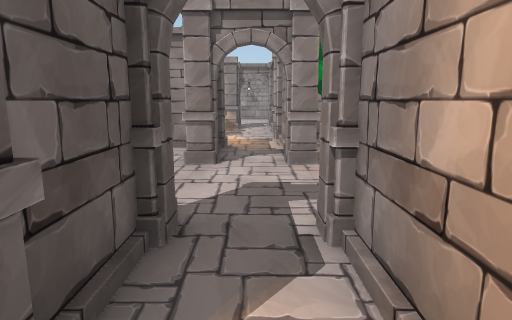
view 1 (above)

18 first-person views from a walk through a Unity game level. The camera is 1.2 m above the floor, tilts 10° down and sees 75° across. The floor is counted in squares, 1 m on a side. Each view is taken from the middle of a square. On the plan, view 1 faces up. The plan holds only what a view shows up to about 14 squares ahead; the rest is blank. The player is left out. Some animated figures are not drawn. Door leaves are left out, so doorways stand open.

view 2
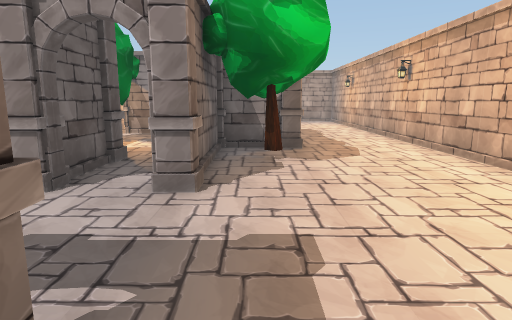

view 3
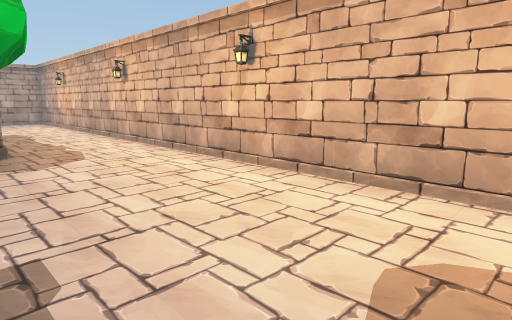

view 4
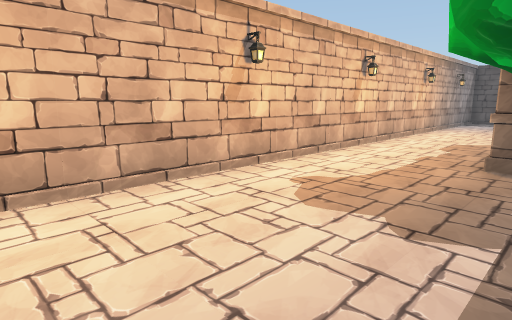

view 5
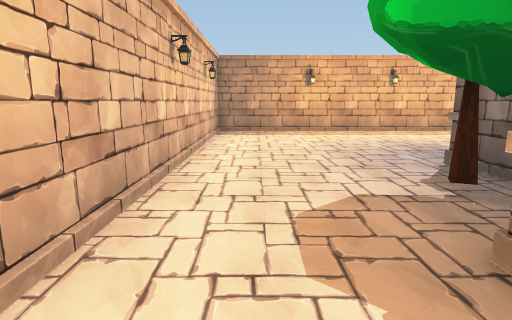

view 6
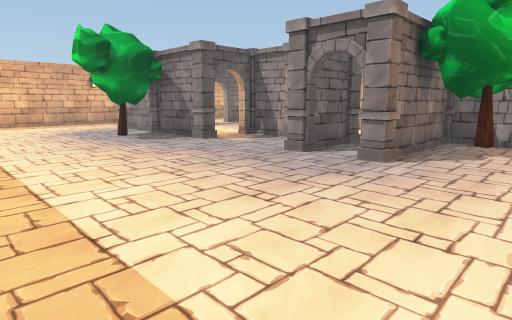

view 7
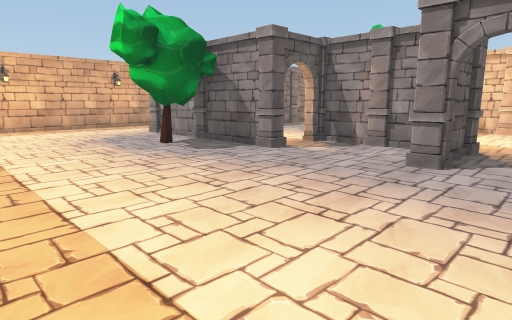

view 8
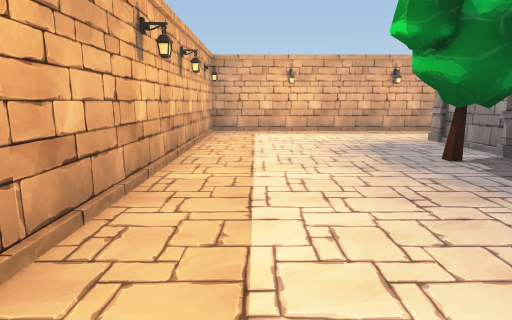

view 9
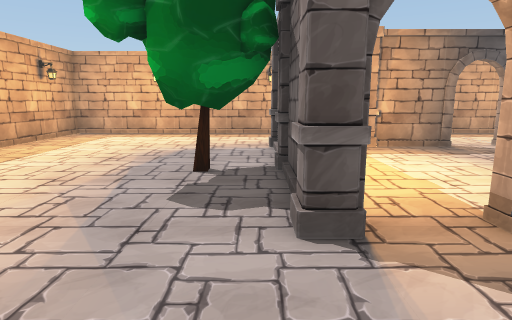

view 10
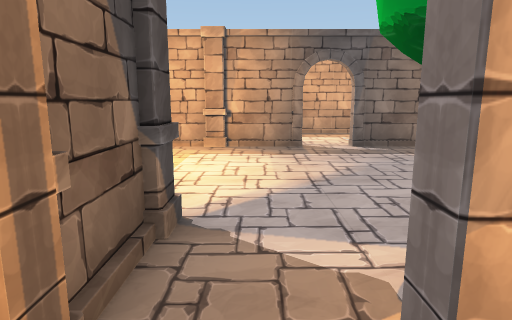

view 11
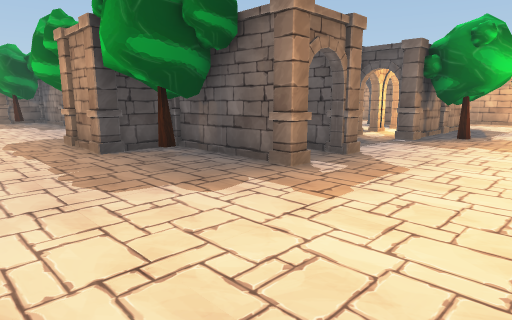

view 12
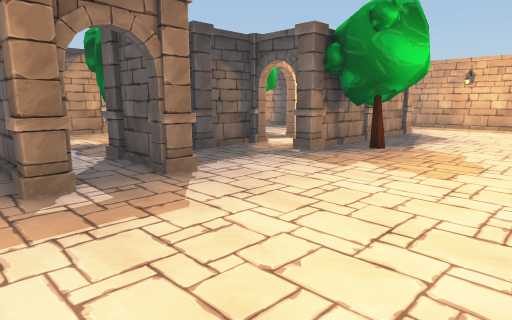

view 13
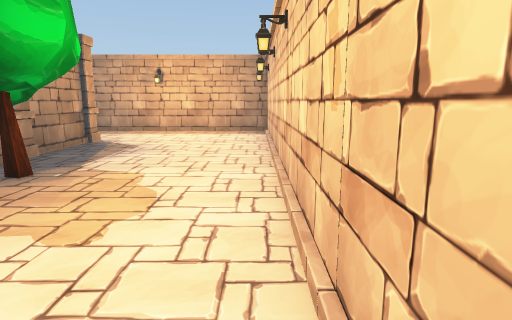

view 14
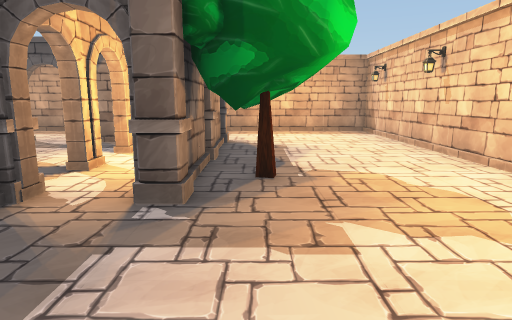

view 15
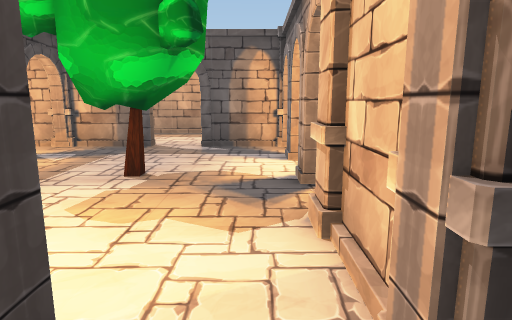

view 16
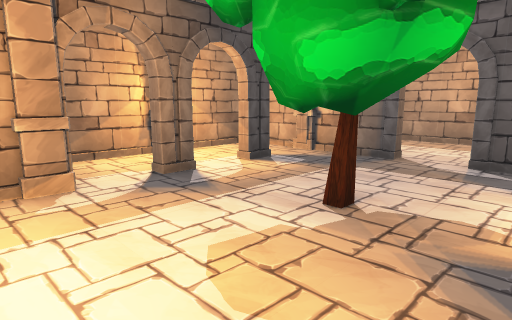

view 17
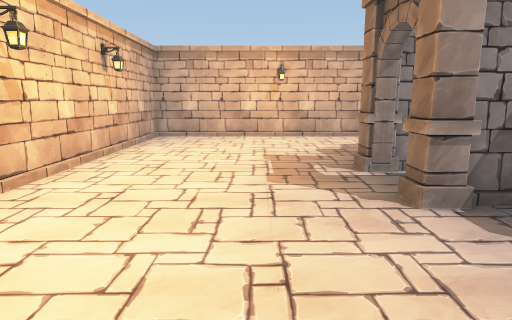

view 18
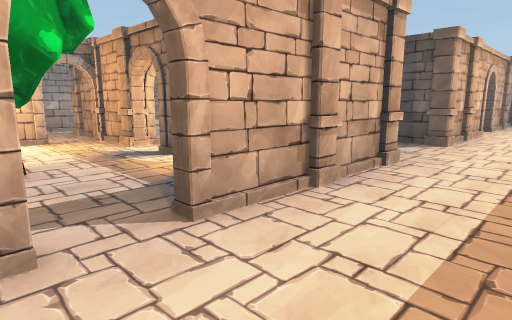

### Floor plan
Ten units are one square. View 1 is at (0, 0); x grows to the right and y downward. Boxes are objects, and circles mark ways between rooms. Rooms are numbered by the first view taken in them; rooms with no view inside come last. Other rooms are left out.
<svg viewBox="-152 -229 223 382">
<path fill="none" stroke="#000" d="M-45 50 -35 50M-110 28 -110 46M-14 -8 -20 -8M-110 -4 -110 15M-110 54 -110 64M-10 55 -10 66M-10 -25 -10 -14M8 -9 8 -25M-85 -67 -75 -67M-18 -88 -22 -88M-106 -30 -99 -30M-112 -15 -112 -21M-112 -75 -112 -112M10 -104 10 -76M-110 -95 -110 -85M10 35 10 66M-112 15 -112 0M24 -108 15 -108M-21 52 -45 52M26 32 15 32M15 -130 26 -130M30 -122 30 -115M-45 -150 -34 -150M-112 44 -112 28M-147 -11 -147 22M-54 74 -100 74M-12 -159 -12 -166M-147 -120 -147 -88M10 -166 10 -135M-147 58 -147 148 66 148 66 -224 -147 -224 -147 -155M-105 -170 -55 -170M-32 -105 -32 -112M-46 -90 -35 -90M-75 -90 -68 -90 -68 -86M-75 -150 -68 -150 -68 -148 -75 -148M-25 -90 -15 -90M-20 -148 -45 -148M-88 -151 -88 -148 -95 -148M-10 -85 -10 -74M-95 -90 -88 -90 -88 -86M-75 -67 -60 -67M-110 -112 -110 -95M-10 -166 -10 -155M-110 -145 -110 -125M8 -85 8 -104M-110 -85 -110 -75M-105 -67 -85 -67"/>
<rect x="-85" y="65" width="10" height="10" fill="#bbb"><title>pillar</title></rect>
<rect x="-55" y="45" width="10" height="10" fill="#bbb"><title>pillar</title></rect>
<rect x="-55" y="25" width="20" height="10" fill="#bbb"><title>other object</title></rect>
<rect x="-55" y="5" width="20" height="10" fill="#bbb"><title>other object</title></rect>
<rect x="-15" y="45" width="10" height="10" fill="#bbb"><title>pillar</title></rect>
<rect x="-15" y="-15" width="10" height="10" fill="#bbb"><title>pillar</title></rect>
<rect x="5" y="25" width="10" height="10" fill="#bbb"><title>pillar</title></rect>
<rect x="-115" y="65" width="10" height="20" fill="#bbb"><title>pillar</title></rect>
<rect x="-115" y="45" width="10" height="10" fill="#bbb"><title>pillar</title></rect>
<rect x="-115" y="-15" width="10" height="10" fill="#bbb"><title>pillar</title></rect>
<rect x="-115" y="-35" width="10" height="10" fill="#bbb"><title>pillar</title></rect>
<rect x="-115" y="-75" width="10" height="20" fill="#bbb"><title>pillar</title></rect>
<rect x="-115" y="-95" width="10" height="10" fill="#bbb"><title>pillar</title></rect>
<rect x="-115" y="-155" width="10" height="10" fill="#bbb"><title>pillar</title></rect>
<rect x="-115" y="-175" width="10" height="10" fill="#bbb"><title>pillar</title></rect>
<rect x="-95" y="75" width="30" height="20" fill="#bbb"><title>other object</title></rect>
<rect x="-85" y="-175" width="10" height="10" fill="#bbb"><title>pillar</title></rect>
<rect x="-75" y="-185" width="30" height="10" fill="#bbb"><title>other object</title></rect>
<rect x="-55" y="65" width="10" height="20" fill="#bbb"><title>pillar</title></rect>
<rect x="-55" y="-175" width="10" height="10" fill="#bbb"><title>pillar</title></rect>
<rect x="-35" y="45" width="10" height="10" fill="#bbb"><title>pillar</title></rect>
<rect x="-35" y="-95" width="10" height="10" fill="#bbb"><title>pillar</title></rect>
<rect x="-35" y="-155" width="10" height="10" fill="#bbb"><title>pillar</title></rect>
<rect x="-15" y="65" width="10" height="20" fill="#bbb"><title>pillar</title></rect>
<rect x="-15" y="-35" width="10" height="10" fill="#bbb"><title>pillar</title></rect>
<rect x="-15" y="-75" width="10" height="20" fill="#bbb"><title>pillar</title></rect>
<rect x="-15" y="-175" width="10" height="10" fill="#bbb"><title>pillar</title></rect>
<rect x="5" y="65" width="10" height="20" fill="#bbb"><title>pillar</title></rect>
<rect x="5" y="-35" width="10" height="10" fill="#bbb"><title>pillar</title></rect>
<rect x="5" y="-75" width="10" height="20" fill="#bbb"><title>pillar</title></rect>
<rect x="5" y="-175" width="10" height="10" fill="#bbb"><title>pillar</title></rect>
<rect x="15" y="35" width="10" height="20" fill="#bbb"><title>other object</title></rect>
<rect x="15" y="-15" width="10" height="20" fill="#bbb"><title>other object</title></rect>
<rect x="15" y="-105" width="10" height="30" fill="#bbb"><title>other object</title></rect>
<rect x="15" y="-155" width="10" height="20" fill="#bbb"><title>other object</title></rect>
<rect x="25" y="25" width="10" height="10" fill="#bbb"><title>pillar</title></rect>
<rect x="25" y="5" width="10" height="10" fill="#bbb"><title>pillar</title></rect>
<rect x="25" y="-115" width="10" height="10" fill="#bbb"><title>pillar</title></rect>
<rect x="25" y="-135" width="10" height="10" fill="#bbb"><title>pillar</title></rect>
<rect x="-85" y="-135" width="30" height="20" fill="#bbb"><title>other object</title></rect>
<rect x="-55" y="-95" width="10" height="10" fill="#bbb"><title>pillar</title></rect>
<rect x="-55" y="-155" width="10" height="10" fill="#bbb"><title>pillar</title></rect>
<rect x="-25" y="-135" width="10" height="20" fill="#bbb"><title>other object</title></rect>
<rect x="-15" y="-95" width="10" height="10" fill="#bbb"><title>pillar</title></rect>
<rect x="-15" y="-155" width="10" height="10" fill="#bbb"><title>pillar</title></rect>
<rect x="5" y="-115" width="10" height="10" fill="#bbb"><title>pillar</title></rect>
<rect x="5" y="-135" width="10" height="10" fill="#bbb"><title>pillar</title></rect>
<circle cx="-110" cy="20" r="3" fill="#2a7"/>
<circle cx="-50" cy="60" r="3" fill="#2a7"/>
<circle cx="0" cy="-30" r="3" fill="#2a7"/>
<circle cx="0" cy="70" r="3" fill="#2a7"/>
<circle cx="-110" cy="-120" r="3" fill="#2a7"/>
<circle cx="-50" cy="-160" r="3" fill="#2a7"/>
<circle cx="-50" cy="-80" r="3" fill="#2a7"/>
<circle cx="0" cy="-170" r="3" fill="#2a7"/>
<circle cx="0" cy="-65" r="3" fill="#2a7"/>
<text x="-60" y="20">1</text>
<text x="-40" y="-40">2</text>
<text x="-50" y="-120">3</text>
</svg>
Room 1 opens to room 2. Room 2 opens to room 3.

Where each view was taken, in squares from view 1:
view 1: 0 up, 0 right, facing up
view 2: 2 up, 2 right, facing up
view 3: 2 up, 2 right, facing up-right
view 4: 6 up, 2 right, facing down-right
view 5: 1 down, 5 right, facing down
view 6: 14 down, 4 right, facing up-left
view 7: 14 down, 1 right, facing up-left
view 8: 13 down, 1 left, facing left
view 9: 8 down, 2 left, facing left
view 10: 4 down, 2 left, facing left
view 11: 21 up, 6 right, facing down-left
view 12: 22 up, 2 right, facing down-left
view 13: 22 up, 1 left, facing left
view 14: 18 up, 1 left, facing left
view 15: 14 up, 2 left, facing left
view 16: 14 up, 4 left, facing down-left
view 17: 19 up, 5 left, facing right
view 18: 13 up, 14 left, facing down-right
